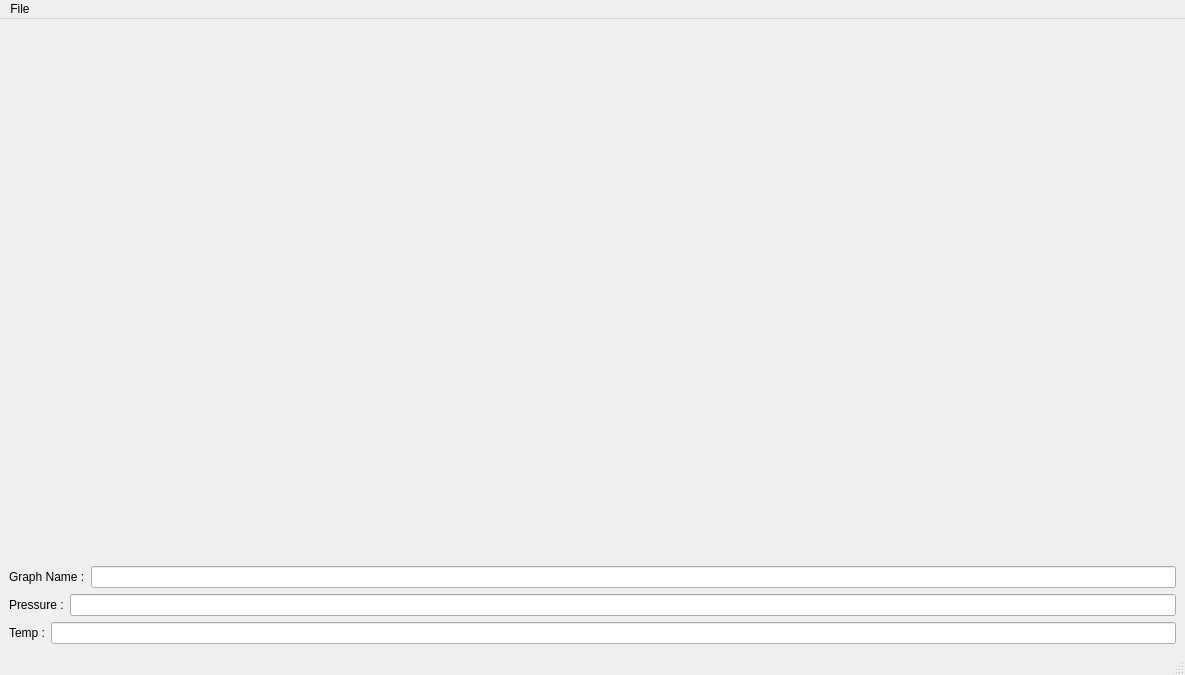
<?xml version="1.0" encoding="UTF-8"?>
<ui version="4.0">
 <class>MainWindow</class>
 <widget class="QMainWindow" name="MainWindow">
  <property name="geometry">
   <rect>
    <x>0</x>
    <y>0</y>
    <width>1185</width>
    <height>675</height>
   </rect>
  </property>
  <property name="windowTitle">
   <string>MainWindow</string>
  </property>
  <widget class="QWidget" name="centralwidget">
   <layout class="QVBoxLayout" name="verticalLayout_3">
    <item>
     <widget class="QCustomPlot" name="plot" native="true">
      <property name="minimumSize">
       <size>
        <width>0</width>
        <height>500</height>
       </size>
      </property>
     </widget>
    </item>
    <item>
     <layout class="QVBoxLayout" name="verticalLayout_2">
      <property name="sizeConstraint">
       <enum>QLayout::SetDefaultConstraint</enum>
      </property>
      <item>
       <layout class="QVBoxLayout" name="verticalLayout">
        <item>
         <layout class="QHBoxLayout" name="horizontalLayout">
          <item>
           <widget class="QLabel" name="label">
            <property name="text">
             <string>Graph Name :</string>
            </property>
           </widget>
          </item>
          <item>
           <widget class="QLineEdit" name="GraphName_line">
            <property name="sizePolicy">
             <sizepolicy hsizetype="Expanding" vsizetype="Maximum">
              <horstretch>0</horstretch>
              <verstretch>0</verstretch>
             </sizepolicy>
            </property>
           </widget>
          </item>
         </layout>
        </item>
        <item>
         <layout class="QHBoxLayout" name="horizontalLayout_2">
          <item>
           <widget class="QLabel" name="label_2">
            <property name="text">
             <string>Pressure :</string>
            </property>
           </widget>
          </item>
          <item>
           <widget class="QLineEdit" name="Pressure_line"/>
          </item>
         </layout>
        </item>
       </layout>
      </item>
      <item>
       <layout class="QHBoxLayout" name="horizontalLayout_3">
        <property name="spacing">
         <number>6</number>
        </property>
        <property name="sizeConstraint">
         <enum>QLayout::SetDefaultConstraint</enum>
        </property>
        <item>
         <widget class="QLabel" name="label_3">
          <property name="text">
           <string>Temp :</string>
          </property>
         </widget>
        </item>
        <item>
         <widget class="QLineEdit" name="Temp_line">
          <property name="sizePolicy">
           <sizepolicy hsizetype="Expanding" vsizetype="Maximum">
            <horstretch>0</horstretch>
            <verstretch>0</verstretch>
           </sizepolicy>
          </property>
         </widget>
        </item>
       </layout>
      </item>
     </layout>
    </item>
   </layout>
  </widget>
  <widget class="QMenuBar" name="menubar">
   <property name="geometry">
    <rect>
     <x>0</x>
     <y>0</y>
     <width>1185</width>
     <height>20</height>
    </rect>
   </property>
   <widget class="QMenu" name="menuFile">
    <property name="title">
     <string>File</string>
    </property>
    <addaction name="actionNew"/>
    <addaction name="actionOpen"/>
    <addaction name="actionSave_2"/>
    <addaction name="actionSave"/>
    <addaction name="separator"/>
    <addaction name="actionPrint"/>
   </widget>
   <addaction name="menuFile"/>
  </widget>
  <widget class="QStatusBar" name="statusbar"/>
  <action name="actionOpen">
   <property name="text">
    <string>Open</string>
   </property>
  </action>
  <action name="actionSave">
   <property name="text">
    <string>Save As...</string>
   </property>
  </action>
  <action name="actionNew">
   <property name="text">
    <string>New</string>
   </property>
  </action>
  <action name="actionSave_2">
   <property name="text">
    <string>Save</string>
   </property>
  </action>
  <action name="actionPrint">
   <property name="text">
    <string>Print</string>
   </property>
  </action>
 </widget>
 <customwidgets>
  <customwidget>
   <class>QCustomPlot</class>
   <extends>QWidget</extends>
   <header>qcustomplot.h</header>
   <container>1</container>
  </customwidget>
 </customwidgets>
 <resources/>
 <connections/>
</ui>
